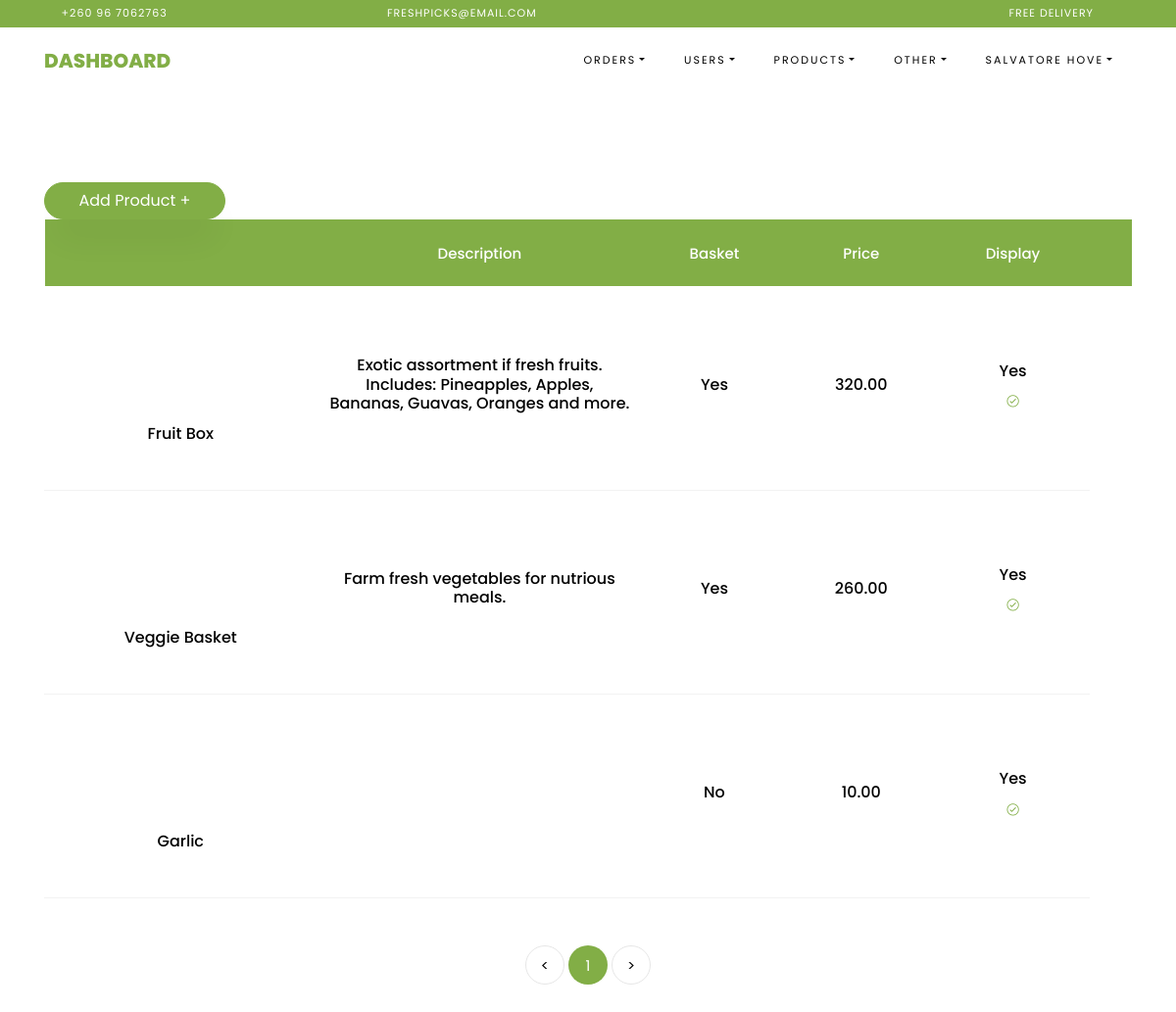
The page /admin/products (signed in) on the database its author committed.
### freshpicks/databaseModels.py (models this page shows, shortened)
class Products(db.Model):
    id = db.Column(db.Integer, primary_key=True, autoincrement=True, unique=True)
    name = db.Column(db.String(), unique=True, nullable=False)
    description = db.Column(db.String(), nullable=True)
    price = db.Column(db.Float(), nullable=False)
    image_location = db.Column(db.String(), unique=True, nullable=False)
    is_basket_item = db.Column(db.Boolean(), default=False, nullable=False)
    is_displayed = db.Column(db.Boolean(), default=False, nullable=False)

### freshpicks/admins/routes.py (the view, shortened to what this page needs)
@admins.route('/admin/<path:view>')
def admin_view(view):
    if not g.admins:
        return redirect(url_for('.admin'))
    page = request.args.get('page', 1, type=int)
    if "orders" in view:
        orders = ""  # need this to handle the filter the orders  in the view
        order_type = "all_orders"
        if view == "pending_orders":
            orders = Orders.query.filter_by(status="pending").paginate(per_page=PER_PAGE_VIEW, page=page)
            order_type = "pending_orders"
        if view == "completed_orders":
            orders = Orders.query.filter_by(status="complete").paginate(per_page=PER_PAGE_VIEW, page=page)
            order_type = "completed_orders"
        elif view == "cancelled_orders":
            orders = Orders.query.filter_by(status="cancel").paginate(per_page=PER_PAGE_VIEW, page=page)
            order_type = "cancelled_orders"
        elif view == "all_orders":
            orders = Orders.query.paginate(per_page=PER_PAGE_VIEW, page=page)
        return render_template('admin/manage_orders.html', order_type=order_type, orders_list=orders)
    elif view == "customers":
        customer_list = Customers.query.order_by(Customers.fullname.asc()).paginate(per_page=PER_PAGE_VIEW, page=page)
        return render_template('admin/manage_customers.html', customer_list=customer_list)
    elif view == "admin_users":
        admin_list = AdminUsers.query.order_by(AdminUsers.username.asc()).paginate(per_page=PER_PAGE_VIEW, page=page)
        return render_template('admin/manage_users.html', admin_list=admin_list)
    elif view == "products":
        product_list = Products.query.order_by(Products.is_basket_item.desc(), Products.name.asc()).paginate(
            per_page=PER_PAGE_VIEW, page=page)
        return render_template('admin/manage_products.html', product_list=product_list)
    return render_template('admin/manage_products.html', product_list=[])

### freshpicks/admins/routes.py (called while the page is built)
@admins.before_request
def before_request():
    g.admins = None
    if 'admin_username' in session:
        g.admins = session['admin_username']

### freshpicks/templates/admin/manage_products.html
{% extends 'admin/admin_template.html' %}
{% block navbar %}Dashboard{% endblock %}
{% block content %}
    <section class="ftco-section ftco-cart">
        <div class="container">
            <div class="row">
                <div class="col-md-12 ftco-animate">
                    <div class="cart-list">
                        <div>
                            <a type="button" class="col-md-2 btn btn-primary" href="{{ url_for('.add_product') }}">
                                Add Product +
                            </a>
                        </div>
                        <table class="table">
                            <thead class="thead-primary">
                            <tr class="text-center">
                                <th></th>
                                <th>Description</th>
                                <th>Basket</th>
                                <th>Price</th>
                                <th>Display</th>
                                <th></th>
                            </tr>
                            </thead>
                            <tbody>
                            {% if product_list %}
                                {% for item in product_list.items %}
                                    <tr class="text-center">
                                        <td class="image-prod">
                                            <div class="img"
                                                 style="background-image:url({{ item.image_location }});">
                                            </div>
                                            <h6>{{ item.name }}</h6>
                                        </td>
                                        <td class="product-name">
                                            <h6>{{ item.description }}</h6>
                                        </td>
                                        <td class="product-category">
                                            <h6>{{ "Yes" if item.is_basket_item else "No" }}</h6>
                                        </td>
                                        <td class="product-category">
                                            <h6>{{ "%.2f"|format(item.price) }}</h6>
                                        </td>
                                        <td class="product-category">
                                            <a href="{{ url_for('.toggle_product_display', product_id=item.id) }}"
                                               class="alert-link">
                                                {% if  item.is_displayed %}
                                                    <h6>{{ "Yes" }}</h6>
                                                    <span class="ion-ios-checkmark-circle-outline"></span>
                                                {% else %}
                                                    <h6>{{ "No" }}</h6>
                                                    <span class="ion-ios-close-circle-outline"></span>
                                                {% endif %}
                                            </a>
                                        </td>
                                    </tr>
                                {% endfor %}
                            {% endif %}
                            </tbody>
                        </table>
                        <div class="row mt-5">
                            <div class="col text-center">
                                <div class="block-27">
                                    <ul>
                                        <li><a href="#">&lt;</a></li>
                                        {% for page_num in product_list.iter_pages(left_edge=1, right_edge=1, left_current=1, right_current=2) %}
                                            {% if page_num %}
                                                {% if product_list.page == page_num %}
                                                    <li class="active"
                                                        href="{{ url_for('.admin_view', view='products', page=page_num) }}">
                                                        <span>{{ page_num }}</span></li>
                                                {% else %}
                                                    <li>
                                                        <a href="{{ url_for('.admin_view', view='products', page=page_num) }}">{{ page_num }}</a>
                                                    </li>
                                                {% endif %}
                                            {% else %}
                                                <li>
                                                    <a href="{{ url_for('.admin_view', view='products', page=right_edge) }}">...</a>
                                                </li>
                                            {% endif %}
                                        {% endfor %}
                                        <li><a href="#">&gt;</a>
                                        </li>
                                    </ul>
                                </div>
                            </div>
                        </div>
                    </div>
                </div>
            </div>
        </div>
    </section>
{% endblock %}

### rows shown on the page
Products: name "Fruit Box", description "Exotic assortment if fresh fruits. Includes: Pineapples, Apples, Bananas, Guavas, Oranges and more.", is_basket_item "Yes", price "320.00", value "Yes"
Products: name "Veggie Basket", description "Farm fresh vegetables for nutrious meals.", is_basket_item "Yes", price "260.00", value "Yes"
Products: name "Garlic", is_basket_item "No", price "10.00", value "Yes"

### other values the page prints
{{ session['name'] }} "SALVATORE HOVE"
{{ page_num }} "1"
